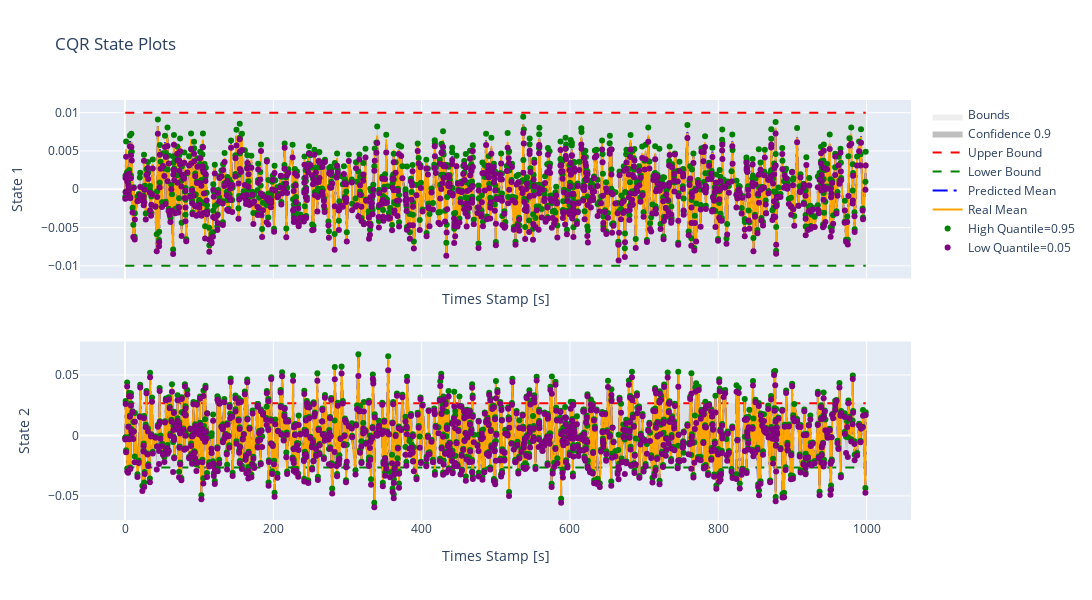

The notebook cell saved with this chart:
### Markdown cell above
This plot is made against test data which till now is untouched.

### Code cell
dm.plot_cqr_error_plotly()

### Figure 1 — Plotly figure (JSON) as saved in the notebook; plotly's stock layout.template omitted (floating-point values rounded to 4 significant figures; data arrays with more than 128 entries replaced by an {"elided": "..."} marker saying what was removed)
{"data": [{"fill": "toself", "fillcolor": "rgba(200, 200, 200, 0.3)", "line": {"color": "rgba(255,255,255,0)"}, "name": "Bounds", "showlegend": true, "type": "scatter", "x": [0.4, 998.8, 998.8, 0.4], "xaxis": "x", "y": [-0.01, -0.01, 0.01, 0.01], "yaxis": "y"}, {"fill": "toself", "fillcolor": "rgba(128, 128, 128, 0.5)", "line": {"color": "rgba(255,255,255,0)"}, "name": "Confidence 0.9", "showlegend": true, "type": "scatter", "x": {"elided": "2000 float values"}, "xaxis": "x", "y": {"elided": "2000 float values"}, "yaxis": "y"}, {"line": {"color": "red", "dash": "dash"}, "mode": "lines", "name": "Upper Bound", "showlegend": true, "type": "scatter", "x": {"elided": "1000 float values"}, "xaxis": "x", "y": {"elided": "1000 float values"}, "yaxis": "y"}, {"line": {"color": "green", "dash": "dash"}, "mode": "lines", "name": "Lower Bound", "showlegend": true, "type": "scatter", "x": {"elided": "1000 float values"}, "xaxis": "x", "y": {"elided": "1000 float values"}, "yaxis": "y"}, {"line": {"color": "blue", "dash": "longdashdot"}, "mode": "lines", "name": "Predicted Mean", "showlegend": true, "type": "scatter", "x": {"elided": "1000 float values"}, "xaxis": "x", "y": {"elided": "1000 float values"}, "yaxis": "y"}, {"line": {"color": "orange"}, "mode": "lines", "name": "Real Mean", "showlegend": true, "type": "scatter", "x": {"elided": "1000 float values"}, "xaxis": "x", "y": {"elided": "1000 float values"}, "yaxis": "y"}, {"marker": {"color": "green", "size": 6}, "mode": "markers", "name": "High Quantile=0.95", "showlegend": true, "type": "scatter", "x": {"elided": "1000 float values"}, "xaxis": "x", "y": {"elided": "1000 float values"}, "yaxis": "y"}, {"marker": {"color": "purple", "size": 6}, "mode": "markers", "name": "Low Quantile=0.05", "showlegend": true, "type": "scatter", "x": {"elided": "1000 float values"}, "xaxis": "x", "y": {"elided": "1000 float values"}, "yaxis": "y"}, {"fill": "toself", "fillcolor": "rgba(200, 200, 200, 0.3)", "line": {"color": "rgba(255,255,255,0)"}, "name": "Bounds", "showlegend": false, "type": "scatter", "x": [0.4, 998.8, 998.8, 0.4], "xaxis": "x2", "y": [-0.0265, -0.0265, 0.0265, 0.0265], "yaxis": "y2"}, {"fill": "toself", "fillcolor": "rgba(128, 128, 128, 0.5)", "line": {"color": "rgba(255,255,255,0)"}, "name": "Confidence 0.9", "showlegend": false, "type": "scatter", "x": {"elided": "2000 float values"}, "xaxis": "x2", "y": {"elided": "2000 float values"}, "yaxis": "y2"}, {"line": {"color": "red", "dash": "dash"}, "mode": "lines", "name": "Upper Bound", "showlegend": false, "type": "scatter", "x": {"elided": "1000 float values"}, "xaxis": "x2", "y": {"elided": "1000 float values"}, "yaxis": "y2"}, {"line": {"color": "green", "dash": "dash"}, "mode": "lines", "name": "Lower Bound", "showlegend": false, "type": "scatter", "x": {"elided": "1000 float values"}, "xaxis": "x2", "y": {"elided": "1000 float values"}, "yaxis": "y2"}, {"line": {"color": "blue", "dash": "longdashdot"}, "mode": "lines", "name": "Predicted Mean", "showlegend": false, "type": "scatter", "x": {"elided": "1000 float values"}, "xaxis": "x2", "y": {"elided": "1000 float values"}, "yaxis": "y2"}, {"line": {"color": "orange"}, "mode": "lines", "name": "Real Mean", "showlegend": false, "type": "scatter", "x": {"elided": "1000 float values"}, "xaxis": "x2", "y": {"elided": "1000 float values"}, "yaxis": "y2"}, {"marker": {"color": "green", "size": 6}, "mode": "markers", "name": "High Quantile=0.95", "showlegend": false, "type": "scatter", "x": {"elided": "1000 float values"}, "xaxis": "x2", "y": {"elided": "1000 float values"}, "yaxis": "y2"}, {"marker": {"color": "purple", "size": 6}, "mode": "markers", "name": "Low Quantile=0.05", "showlegend": false, "type": "scatter", "x": {"elided": "1000 float values"}, "xaxis": "x2", "y": {"elided": "1000 float values"}, "yaxis": "y2"}], "layout": {"height": 600, "showlegend": true, "title": {"text": "CQR State Plots"}, "width": 1800, "xaxis": {"anchor": "y", "domain": [0, 1], "matches": "x2", "showticklabels": false, "title": {"text": "Times Stamp [s]"}}, "xaxis2": {"anchor": "y2", "domain": [0, 1], "title": {"text": "Times Stamp [s]"}}, "yaxis": {"anchor": "x", "domain": [0.575, 1], "title": {"text": " State 1"}}, "yaxis2": {"anchor": "x2", "domain": [0, 0.425], "title": {"text": " State 2"}}}}
